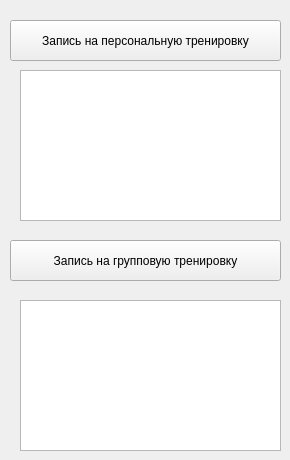
      <widget class="QWidget" name="Training_3">
       <attribute name="title">
        <string>Тренировки</string>
       </attribute>
       <widget class="QPushButton" name="PersonalTrainingBtn_3">
        <property name="geometry">
         <rect>
          <x>10</x>
          <y>20</y>
          <width>271</width>
          <height>41</height>
         </rect>
        </property>
        <property name="font">
         <font>
          <pointsize>9</pointsize>
         </font>
        </property>
        <property name="text">
         <string>Запись на персональную тренировку</string>
        </property>
       </widget>
       <widget class="QTableWidget" name="PersonalTrainingTabWidget_3">
        <property name="geometry">
         <rect>
          <x>20</x>
          <y>70</y>
          <width>261</width>
          <height>151</height>
         </rect>
        </property>
        <property name="font">
         <font>
          <pointsize>8</pointsize>
         </font>
        </property>
        <property name="horizontalScrollBarPolicy">
         <enum>Qt::ScrollBarAsNeeded</enum>
        </property>
        <attribute name="horizontalHeaderVisible">
         <bool>false</bool>
        </attribute>
        <attribute name="horizontalHeaderDefaultSectionSize">
         <number>80</number>
        </attribute>
        <attribute name="horizontalHeaderHighlightSections">
         <bool>false</bool>
        </attribute>
        <column>
         <property name="text">
          <string>Дата</string>
         </property>
        </column>
        <column>
         <property name="text">
          <string>Время</string>
         </property>
        </column>
        <column>
         <property name="text">
          <string>Тренер</string>
         </property>
        </column>
       </widget>
       <widget class="QPushButton" name="GroupTrainingBtn_3">
        <property name="geometry">
         <rect>
          <x>10</x>
          <y>240</y>
          <width>271</width>
          <height>41</height>
         </rect>
        </property>
        <property name="font">
         <font>
          <pointsize>9</pointsize>
         </font>
        </property>
        <property name="text">
         <string>Запись на групповую тренировку</string>
        </property>
       </widget>
       <widget class="QTableWidget" name="GroupTrainingTabWidget_3">
        <property name="geometry">
         <rect>
          <x>20</x>
          <y>300</y>
          <width>261</width>
          <height>151</height>
         </rect>
        </property>
        <property name="font">
         <font>
          <pointsize>8</pointsize>
         </font>
        </property>
        <property name="horizontalScrollBarPolicy">
         <enum>Qt::ScrollBarAsNeeded</enum>
        </property>
        <attribute name="horizontalHeaderVisible">
         <bool>false</bool>
        </attribute>
        <attribute name="horizontalHeaderDefaultSectionSize">
         <number>80</number>
        </attribute>
        <attribute name="horizontalHeaderHighlightSections">
         <bool>false</bool>
        </attribute>
        <column>
         <property name="text">
          <string>Дата</string>
         </property>
        </column>
        <column>
         <property name="text">
          <string>Время</string>
         </property>
        </column>
        <column>
         <property name="text">
          <string>Тренер</string>
         </property>
        </column>
       </widget>
      </widget>
